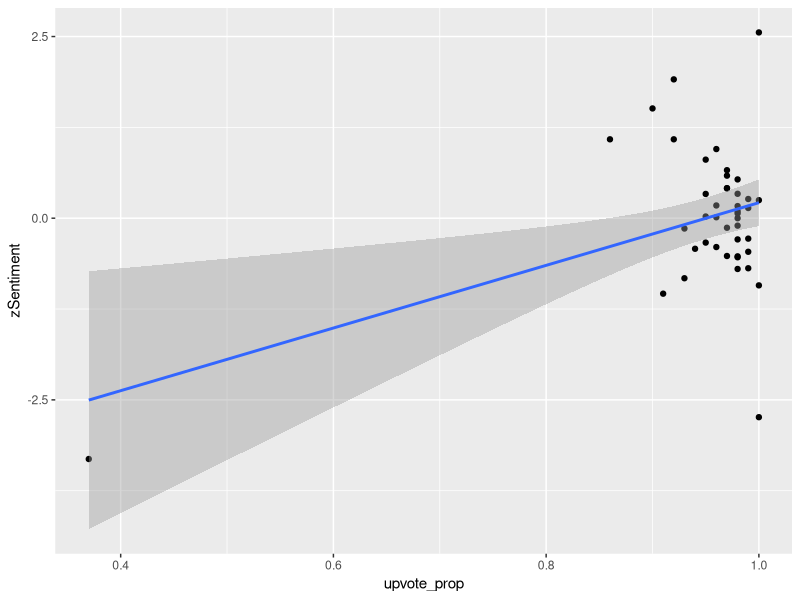

Reproduce this figure in R. (Note: this script raises an error after producing the figure.)
library(tidyverse)
library(tidytext)

### Read in the collection of reddit comments on CBB threads
redditComments <- read_csv("reddit_comments_scape.csv") %>%
  
  ### Only keep the important columns
  select(post_date, comment_score, comment, link, structure, post_score, upvote_prop) %>%
  
  ### Set the post_date column to date format
  mutate(post_date = as.Date(post_date, format = "%d-%m-%y")) %>%
  
  ### Split the comment field into separate rows for each word
  unnest_tokens(word, comment) %>%
  
  ### Find the sentiment of each word using the "bing" unigram list
  left_join(get_sentiments("bing")) %>%
  
  ### Weight the negative words twice as strongly as the positive
  mutate(sentiment = case_when(
    sentiment == "negative" ~ -2,
    sentiment == "positive" ~  1,
    TRUE ~ 0)) %>%
  
  ### Group by the fields that are unique to each comment
  group_by(post_date, link, post_score, upvote_prop, structure) %>%
  
  ### Attempt to classify each comment as positive (+1) or negative (-1), and count the words in each
  summarize(sentiment = case_when(
    sum(sentiment, na.rm = TRUE) > 0 ~  1,
    sum(sentiment, na.rm = TRUE) < 0 ~ -1,
    TRUE ~ 0), words = n()) %>%
  
  ### Group by the fields that are unique to each thread
  group_by(post_date, link, post_score, upvote_prop) %>%
  
  ### Calculate the total sentiment of each thread, the average comment length, and the number of comments
  summarize(sentiment = sum(sentiment), avgCommentLength = mean(words), commentCount = n()) %>%
  
  ### Calculate the sentiment per comment, and a z-score for sentiment
  mutate(rSentiment = (sentiment / commentCount)) %>%
  mutate(zSentiment = (rSentiment - mean(.$rSentiment))/sd(.$rSentiment)) %>%
  
  ### Drop the rSentiment column
  select(-rSentiment) %>%
  
  ### Arrange by sentiment z-score
  arrange(desc(sentiment))

### Output the data
write_csv(redditComments, "cbb_reddit_sentiment.csv")

redditComments %>%
  ggplot(aes(x = upvote_prop, y = zSentiment)) + 
  geom_point() + geom_smooth(method = "lm")

redditComments %>%
  group_by() %>%
  select_if(is.numeric) %>%
  cor() %>% corrplot(method = "ellipse")
